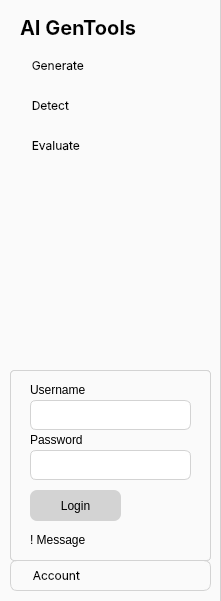
   <widget class="QWidget" name="navBar" native="true">
    <property name="geometry">
     <rect>
      <x>0</x>
      <y>0</y>
      <width>221</width>
      <height>601</height>
     </rect>
    </property>
    <property name="styleSheet">
     <string notr="true">background-color: rgb(250, 250, 250);
border-right: 1px solid rgb(210, 210, 210);</string>
    </property>
    <widget class="QLabel" name="label">
     <property name="geometry">
      <rect>
       <x>20</x>
       <y>17</y>
       <width>141</width>
       <height>21</height>
      </rect>
     </property>
     <property name="font">
      <font>
       <family>Inter</family>
       <pointsize>15</pointsize>
       <bold>true</bold>
      </font>
     </property>
     <property name="styleSheet">
      <string notr="true">border: none;</string>
     </property>
     <property name="text">
      <string>AI GenTools</string>
     </property>
    </widget>
    <widget class="QPushButton" name="detectButton">
     <property name="geometry">
      <rect>
       <x>10</x>
       <y>90</y>
       <width>201</width>
       <height>31</height>
      </rect>
     </property>
     <property name="font">
      <font>
       <family>Inter</family>
       <pointsize>9</pointsize>
      </font>
     </property>
     <property name="styleSheet">
      <string notr="true">QPushButton {
text-align: left;
padding-left: 15px;
font-family: &quot;Inter&quot;;
border: none;
background-color: rgb(250,250,250);
border-radius: 7px 7px;
}

QPushButton:hover {
background-color: lightgrey;
}

QPushButton:checked {
background-color: rgb(255,218,167);
}</string>
     </property>
     <property name="text">
      <string>  Detect</string>
     </property>
     <property name="icon">
      <iconset resource="resources.qrc">
       <normaloff>:/icons/files/glass.png</normaloff>:/icons/files/glass.png</iconset>
     </property>
     <property name="checkable">
      <bool>true</bool>
     </property>
     <property name="autoExclusive">
      <bool>true</bool>
     </property>
    </widget>
    <widget class="QPushButton" name="generateButton">
     <property name="geometry">
      <rect>
       <x>10</x>
       <y>50</y>
       <width>201</width>
       <height>31</height>
      </rect>
     </property>
     <property name="font">
      <font>
       <family>Inter</family>
       <pointsize>9</pointsize>
      </font>
     </property>
     <property name="styleSheet">
      <string notr="true">QPushButton {
text-align: left;
padding-left: 15px;
font-family: &quot;Inter&quot;;
border: none;
background-color: rgb(250,250,250);
border-radius: 7px 7px;
}

QPushButton:hover {
background-color: lightgrey;
}

QPushButton:checked {
background-color: rgb(182,227,206);
}
</string>
     </property>
     <property name="text">
      <string>  Generate</string>
     </property>
     <property name="icon">
      <iconset resource="resources.qrc">
       <normaloff>:/icons/files/text.png</normaloff>:/icons/files/text.png</iconset>
     </property>
     <property name="checkable">
      <bool>true</bool>
     </property>
     <property name="autoExclusive">
      <bool>true</bool>
     </property>
    </widget>
    <widget class="QPushButton" name="evaluateButton">
     <property name="geometry">
      <rect>
       <x>10</x>
       <y>130</y>
       <width>201</width>
       <height>31</height>
      </rect>
     </property>
     <property name="font">
      <font>
       <family>Inter</family>
       <pointsize>9</pointsize>
      </font>
     </property>
     <property name="styleSheet">
      <string notr="true">QPushButton {
text-align: left;
padding-left: 15px;
font-family: &quot;Inter&quot;;
border: none;
background-color: rgb(250,250,250);
border-radius: 7px 7px;
}

QPushButton:hover {
background-color: lightgrey;
}

QPushButton:checked {
background-color: rgb(199,236,255);
}</string>
     </property>
     <property name="text">
      <string>  Evaluate</string>
     </property>
     <property name="icon">
      <iconset resource="resources.qrc">
       <normaloff>:/icons/files/graph.png</normaloff>:/icons/files/graph.png</iconset>
     </property>
     <property name="checkable">
      <bool>true</bool>
     </property>
     <property name="autoExclusive">
      <bool>true</bool>
     </property>
    </widget>
    <widget class="QPushButton" name="accountButton">
     <property name="geometry">
      <rect>
       <x>10</x>
       <y>560</y>
       <width>201</width>
       <height>31</height>
      </rect>
     </property>
     <property name="font">
      <font>
       <family>Inter</family>
       <pointsize>9</pointsize>
      </font>
     </property>
     <property name="styleSheet">
      <string notr="true">QPushButton {
text-align: left;
padding-left: 15px;
font-family: &quot;Inter&quot;;
border: 1px solid lightgrey;
background-color: rgb(250,250,250);
border-radius: 7px 7px;
}

QPushButton:hover {
background-color: lightgrey;
}
</string>
     </property>
     <property name="text">
      <string>  Account</string>
     </property>
     <property name="icon">
      <iconset theme="emblem-shared"/>
     </property>
     <property name="checkable">
      <bool>true</bool>
     </property>
     <property name="autoExclusive">
      <bool>false</bool>
     </property>
    </widget>
    <widget class="QWidget" name="accountWidget" native="true">
     <property name="geometry">
      <rect>
       <x>10</x>
       <y>370</y>
       <width>201</width>
       <height>191</height>
      </rect>
     </property>
     <property name="styleSheet">
      <string notr="true">border: 1px solid lightgrey;
border-radius: 4px;</string>
     </property>
     <widget class="QLabel" name="label_27">
      <property name="geometry">
       <rect>
        <x>20</x>
        <y>10</y>
        <width>131</width>
        <height>20</height>
       </rect>
      </property>
      <property name="styleSheet">
       <string notr="true">border: none;</string>
      </property>
      <property name="text">
       <string>First Name</string>
      </property>
     </widget>
     <widget class="QPlainTextEdit" name="firstNameBox">
      <property name="geometry">
       <rect>
        <x>20</x>
        <y>30</y>
        <width>161</width>
        <height>30</height>
       </rect>
      </property>
      <property name="styleSheet">
       <string notr="true">background-color: white;
border: 1px solid lightgrey;
border-radius: 6px 6px;
color: black;
padding-top: 4px;
padding-left: 2px;</string>
      </property>
      <property name="plainText">
       <string/>
      </property>
     </widget>
     <widget class="QPushButton" name="saveDetailsButton">
      <property name="geometry">
       <rect>
        <x>20</x>
        <y>120</y>
        <width>91</width>
        <height>31</height>
       </rect>
      </property>
      <property name="styleSheet">
       <string notr="true">QPushButton {
text-align: center;
font-family: &quot;Inter&quot;;
border: none;
background-color: lightgrey;
color: black;
border-radius: 7px 7px;
}

QPushButton:hover {
background-color: silver;
}

QPushButton:pressed {
background-color: grey;
}
</string>
      </property>
      <property name="text">
       <string>Save</string>
      </property>
     </widget>
     <widget class="QLabel" name="accounDetailsMessage">
      <property name="geometry">
       <rect>
        <x>20</x>
        <y>160</y>
        <width>121</width>
        <height>20</height>
       </rect>
      </property>
      <property name="styleSheet">
       <string notr="true">border: none;</string>
      </property>
      <property name="text">
       <string>! Message</string>
      </property>
     </widget>
     <widget class="QLabel" name="label_28">
      <property name="geometry">
       <rect>
        <x>20</x>
        <y>60</y>
        <width>131</width>
        <height>20</height>
       </rect>
      </property>
      <property name="styleSheet">
       <string notr="true">border: none;</string>
      </property>
      <property name="text">
       <string>Last Name</string>
      </property>
     </widget>
     <widget class="QPlainTextEdit" name="lastNameBox">
      <property name="geometry">
       <rect>
        <x>20</x>
        <y>80</y>
        <width>161</width>
        <height>30</height>
       </rect>
      </property>
      <property name="styleSheet">
       <string notr="true">background-color: white;
border: 1px solid lightgrey;
border-radius: 6px 6px;
color: black;
padding-top: 4px;
padding-left: 2px;</string>
      </property>
      <property name="plainText">
       <string/>
      </property>
     </widget>
     <widget class="QWidget" name="loginWidget" native="true">
      <property name="geometry">
       <rect>
        <x>0</x>
        <y>0</y>
        <width>201</width>
        <height>191</height>
       </rect>
      </property>
      <property name="styleSheet">
       <string notr="true">border: 1px solid lightgrey;
border-radius: 4px;</string>
      </property>
      <widget class="QLabel" name="label_26">
       <property name="geometry">
        <rect>
         <x>20</x>
         <y>60</y>
         <width>131</width>
         <height>20</height>
        </rect>
       </property>
       <property name="styleSheet">
        <string notr="true">border: none;</string>
       </property>
       <property name="text">
        <string>Password</string>
       </property>
      </widget>
      <widget class="QLabel" name="label_21">
       <property name="geometry">
        <rect>
         <x>20</x>
         <y>10</y>
         <width>121</width>
         <height>20</height>
        </rect>
       </property>
       <property name="styleSheet">
        <string notr="true">border: none;</string>
       </property>
       <property name="text">
        <string>Username</string>
       </property>
      </widget>
      <widget class="QPlainTextEdit" name="usernameBox">
       <property name="geometry">
        <rect>
         <x>20</x>
         <y>30</y>
         <width>161</width>
         <height>30</height>
        </rect>
       </property>
       <property name="styleSheet">
        <string notr="true">background-color: white;
border: 1px solid lightgrey;
border-radius: 6px 6px;
color: black;
padding-top: 4px;
padding-left: 2px;</string>
       </property>
       <property name="plainText">
        <string/>
       </property>
      </widget>
      <widget class="QPlainTextEdit" name="passwordBox">
       <property name="geometry">
        <rect>
         <x>20</x>
         <y>80</y>
         <width>161</width>
         <height>30</height>
        </rect>
       </property>
       <property name="styleSheet">
        <string notr="true">background-color: white;
border: 1px solid lightgrey;
border-radius: 6px 6px;
color: black;
padding-top: 4px;
padding-left: 2px;</string>
       </property>
       <property name="plainText">
        <string/>
       </property>
      </widget>
      <widget class="QPushButton" name="loginButton">
       <property name="geometry">
        <rect>
         <x>20</x>
         <y>120</y>
         <width>91</width>
         <height>31</height>
        </rect>
       </property>
       <property name="styleSheet">
        <string notr="true">QPushButton {
text-align: center;
font-family: &quot;Inter&quot;;
border: none;
background-color: lightgrey;
color: black;
border-radius: 7px 7px;
}

QPushButton:hover {
background-color: silver;
}

QPushButton:pressed {
background-color: grey;
}
</string>
       </property>
       <property name="text">
        <string>Login</string>
       </property>
      </widget>
      <widget class="QLabel" name="loginMessage">
       <property name="geometry">
        <rect>
         <x>20</x>
         <y>160</y>
         <width>121</width>
         <height>20</height>
        </rect>
       </property>
       <property name="styleSheet">
        <string notr="true">border: none;</string>
       </property>
       <property name="text">
        <string>! Message</string>
       </property>
      </widget>
     </widget>
    </widget>
   </widget>
